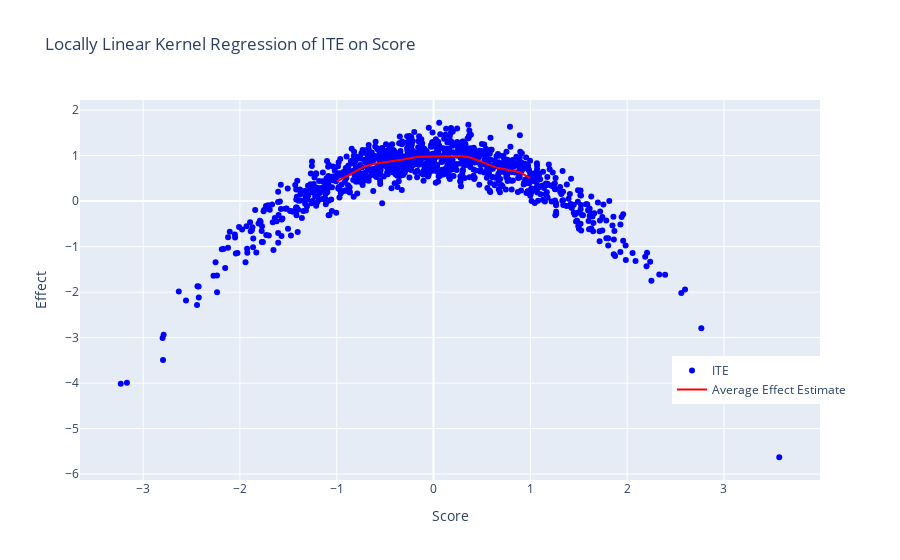

Notebook cell for this chart:
### Markdown cell above
### Oracle Values and Comparisons

As the data is generated we have access to the "true" potential outcomes. This enables us to observe the individual treatment effect (ITE)

$$Y_i(1) - Y_i(0)$$

for all individuals. As the effect at the cutoff is the average of these ITEs

$$\tau_{0} = \mathbb{E}[Y_i(1)-Y_i(0)\mid S_i = c],$$

the ITEs can be used in a kernel regression to get an oracle estimator at the cutoff, as a local weighted average.

### Code cell
ite = data_dict['oracle_values']['Y1'] - data_dict['oracle_values']['Y0']
score = data_dict['score']

oracle_model = KernelReg(endog=ite, exog=score, reg_type='ll', var_type='c', ckertype='gaussian')

score_grid = np.linspace(-1, 1, 100)
oracle_effects_sharp, _ = oracle_model.fit(score_grid)

scatter = go.Scatter(
    x=score,
    y=ite,
    mode='markers',
    name='ITE',
    marker=dict(color='blue')
)
line = go.Scatter(
    x=score_grid,
    y=oracle_effects_sharp,
    mode='lines',
    name='Average Effect Estimate',
    line=dict(color='red')
)


fig = go.Figure(data=[scatter, line])
fig.update_layout(
    title='Locally Linear Kernel Regression of ITE on Score',
    xaxis_title='Score',
    yaxis_title='Effect',
    legend=dict(x=0.8, y=0.2)
)

print(f"The oracle ATE is estimated as {oracle_model.fit([0])[0][0]} at the cutoff c={0}.")

fig.show()

### Figure 1 — Plotly figure (JSON) as saved in the notebook; plotly's stock layout.template omitted (floating-point values rounded to 4 significant figures; data arrays with more than 128 entries replaced by an {"elided": "..."} marker saying what was removed)
{"data": [{"marker": {"color": "blue"}, "mode": "markers", "name": "ITE", "type": "scatter", "x": {"elided": "1000 float values"}, "y": {"elided": "1000 float values"}}, {"line": {"color": "red"}, "mode": "lines", "name": "Average Effect Estimate", "type": "scatter", "x": [-1, -0.9798, -0.9596, -0.9394, -0.9192, -0.899, -0.8788, -0.8586, -0.8384, -0.8182, -0.798, -0.7778, -0.7576, -0.7374, -0.7172, -0.697, -0.6768, -0.6566, -0.6364, -0.6162, -0.596, -0.5758, -0.5556, -0.5354, -0.5152, -0.4949, -0.4747, -0.4545, -0.4343, -0.4141, -0.3939, -0.3737, -0.3535, -0.3333, -0.3131, -0.2929, -0.2727, -0.2525, -0.2323, -0.2121, -0.1919, -0.1717, -0.1515, -0.1313, -0.1111, -0.09091, -0.07071, -0.05051, -0.0303, -0.0101, 0.0101, 0.0303, 0.05051, 0.07071, 0.09091, 0.1111, 0.1313, 0.1515, 0.1717, 0.1919, 0.2121, 0.2323, 0.2525, 0.2727, 0.2929, 0.3131, 0.3333, 0.3535, 0.3737, 0.3939, 0.4141, 0.4343, 0.4545, 0.4747, 0.4949, 0.5152, 0.5354, 0.5556, 0.5758, 0.596, 0.6162, 0.6364, 0.6566, 0.6768, 0.697, 0.7172, 0.7374, 0.7576, 0.7778, 0.798, 0.8182, 0.8384, 0.8586, 0.8788, 0.899, 0.9192, 0.9394, 0.9596, 0.9798, 1], "y": [0.4296, 0.453, 0.4771, 0.5018, 0.5268, 0.552, 0.5774, 0.6026, 0.6275, 0.6519, 0.6754, 0.698, 0.7192, 0.7388, 0.7566, 0.7725, 0.7864, 0.7983, 0.8085, 0.8172, 0.8246, 0.8311, 0.8368, 0.8419, 0.8467, 0.8513, 0.8558, 0.8605, 0.8657, 0.8715, 0.8782, 0.8859, 0.8946, 0.9041, 0.9142, 0.9245, 0.9345, 0.9438, 0.9522, 0.9593, 0.965, 0.9692, 0.9721, 0.9739, 0.9749, 0.9754, 0.9757, 0.976, 0.9765, 0.9774, 0.9786, 0.9802, 0.9822, 0.9844, 0.9866, 0.9888, 0.9908, 0.9924, 0.9936, 0.9944, 0.9945, 0.9941, 0.9929, 0.9909, 0.9879, 0.9834, 0.9774, 0.9694, 0.9594, 0.9474, 0.9334, 0.9179, 0.901, 0.8832, 0.8648, 0.846, 0.8273, 0.8088, 0.7911, 0.7744, 0.7594, 0.7462, 0.7353, 0.7264, 0.7194, 0.7137, 0.7086, 0.7034, 0.6974, 0.6902, 0.6813, 0.6704, 0.6572, 0.6416, 0.6234, 0.6027, 0.5796, 0.5546, 0.5284, 0.5017]}], "layout": {"legend": {"x": 0.8, "y": 0.2}, "title": {"text": "Locally Linear Kernel Regression of ITE on Score"}, "xaxis": {"title": {"text": "Score"}}, "yaxis": {"title": {"text": "Effect"}}}}
